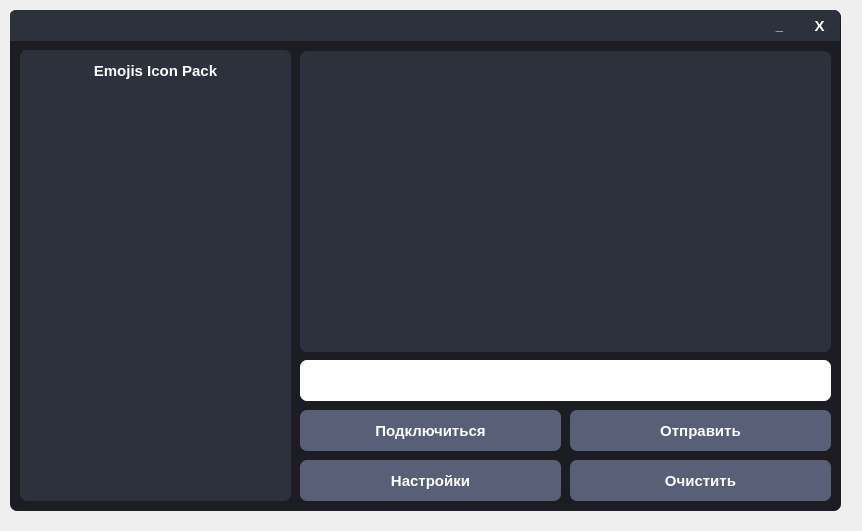
<?xml version="1.0" encoding="UTF-8"?>
<ui version="4.0">
 <class>MainWindow</class>
 <widget class="QMainWindow" name="MainWindow">
  <property name="geometry">
   <rect>
    <x>0</x>
    <y>0</y>
    <width>862</width>
    <height>531</height>
   </rect>
  </property>
  <property name="windowTitle">
   <string>MainWindow</string>
  </property>
  <widget class="QWidget" name="centralwidget">
   <widget class="QFrame" name="frame">
    <property name="geometry">
     <rect>
      <x>10</x>
      <y>10</y>
      <width>831</width>
      <height>501</height>
     </rect>
    </property>
    <property name="styleSheet">
     <string notr="true">QFrame{
	border-radius: 7px;
	background-color: #1B1D23;
}</string>
    </property>
    <property name="frameShape">
     <enum>QFrame::StyledPanel</enum>
    </property>
    <property name="frameShadow">
     <enum>QFrame::Raised</enum>
    </property>
    <widget class="QLineEdit" name="lineEdit">
     <property name="geometry">
      <rect>
       <x>290</x>
       <y>350</y>
       <width>531</width>
       <height>41</height>
      </rect>
     </property>
     <property name="font">
      <font>
       <pointsize>11</pointsize>
       <weight>75</weight>
       <bold>true</bold>
      </font>
     </property>
     <property name="styleSheet">
      <string notr="true">QLineEdit{
	border-radius: 7px;
}</string>
     </property>
     <property name="text">
      <string/>
     </property>
     <property name="alignment">
      <set>Qt::AlignLeading|Qt::AlignLeft|Qt::AlignVCenter</set>
     </property>
     <property name="placeholderText">
      <string/>
     </property>
     <property name="clearButtonEnabled">
      <bool>true</bool>
     </property>
    </widget>
    <widget class="QPushButton" name="pushButton">
     <property name="geometry">
      <rect>
       <x>560</x>
       <y>400</y>
       <width>261</width>
       <height>41</height>
      </rect>
     </property>
     <property name="font">
      <font>
       <pointsize>11</pointsize>
       <weight>75</weight>
       <bold>true</bold>
      </font>
     </property>
     <property name="cursor">
      <cursorShape>PointingHandCursor</cursorShape>
     </property>
     <property name="styleSheet">
      <string notr="true">QPushButton{
	color: white;
	border-radius: 7px;
	background-color: #595F76;
}

QPushButton:hover{
	background-color: #50566E;
}

QPushButton:pressed{
	background-color: #434965;
}</string>
     </property>
     <property name="text">
      <string>Отправить</string>
     </property>
    </widget>
    <widget class="QPushButton" name="pushButton_2">
     <property name="geometry">
      <rect>
       <x>290</x>
       <y>400</y>
       <width>261</width>
       <height>41</height>
      </rect>
     </property>
     <property name="font">
      <font>
       <pointsize>11</pointsize>
       <weight>75</weight>
       <bold>true</bold>
      </font>
     </property>
     <property name="cursor">
      <cursorShape>PointingHandCursor</cursorShape>
     </property>
     <property name="styleSheet">
      <string notr="true">QPushButton{
	color: white;
	border-radius: 7px;
	background-color: #595F76;
}

QPushButton:hover{
	background-color: #50566E;
}

QPushButton:pressed{
	background-color: #434965;
}</string>
     </property>
     <property name="text">
      <string>Подключиться</string>
     </property>
    </widget>
    <widget class="QPushButton" name="pushButton_4">
     <property name="geometry">
      <rect>
       <x>560</x>
       <y>450</y>
       <width>261</width>
       <height>41</height>
      </rect>
     </property>
     <property name="font">
      <font>
       <pointsize>11</pointsize>
       <weight>75</weight>
       <bold>true</bold>
      </font>
     </property>
     <property name="cursor">
      <cursorShape>PointingHandCursor</cursorShape>
     </property>
     <property name="styleSheet">
      <string notr="true">QPushButton{
	color: white;
	border-radius: 7px;
	background-color: #595F76;
}

QPushButton:hover{
	background-color: #50566E;
}

QPushButton:pressed{
	background-color: #434965;
}</string>
     </property>
     <property name="text">
      <string>Очистить</string>
     </property>
    </widget>
    <widget class="QFrame" name="frame_3">
     <property name="geometry">
      <rect>
       <x>-1</x>
       <y>0</y>
       <width>831</width>
       <height>31</height>
      </rect>
     </property>
     <property name="styleSheet">
      <string notr="true">QFrame{
	border-bottom-left-radius: 0px;
	border-bottom-right-radius: 0px;
	background-color: #2C313C;
}</string>
     </property>
     <property name="frameShape">
      <enum>QFrame::StyledPanel</enum>
     </property>
     <property name="frameShadow">
      <enum>QFrame::Raised</enum>
     </property>
     <widget class="QPushButton" name="pushButton_3">
      <property name="geometry">
       <rect>
        <x>790</x>
        <y>0</y>
        <width>41</width>
        <height>31</height>
       </rect>
      </property>
      <property name="font">
       <font>
        <pointsize>11</pointsize>
        <weight>75</weight>
        <bold>true</bold>
       </font>
      </property>
      <property name="cursor">
       <cursorShape>PointingHandCursor</cursorShape>
      </property>
      <property name="styleSheet">
       <string notr="true">QPushButton{
	color: white;
	border: none;
	border-top-right-radius: 7px;
	background-color: #2C313C;
}

QPushButton:hover{
	background-color: #45494D;
}

QPushButton:pressed{
	color: #EA2F4E;
}</string>
      </property>
      <property name="text">
       <string>X</string>
      </property>
     </widget>
     <widget class="QPushButton" name="pushButton_5">
      <property name="geometry">
       <rect>
        <x>750</x>
        <y>0</y>
        <width>41</width>
        <height>31</height>
       </rect>
      </property>
      <property name="font">
       <font>
        <pointsize>10</pointsize>
        <weight>75</weight>
        <bold>true</bold>
       </font>
      </property>
      <property name="cursor">
       <cursorShape>PointingHandCursor</cursorShape>
      </property>
      <property name="styleSheet">
       <string notr="true">QPushButton{
	color: white;
	border: none;
	border-top-right-radius: 7px;
	background-color: #2C313C;
}

QPushButton:hover{
	background-color: #45494D;
}

QPushButton:pressed{
	color: #EA2F4E;
}</string>
      </property>
      <property name="text">
       <string>_</string>
      </property>
      <property name="default">
       <bool>false</bool>
      </property>
     </widget>
    </widget>
    <widget class="QFrame" name="frame_4">
     <property name="geometry">
      <rect>
       <x>10</x>
       <y>40</y>
       <width>271</width>
       <height>451</height>
      </rect>
     </property>
     <property name="styleSheet">
      <string notr="true">QFrame{
	color: white;
	border-radius: 7px;
	background-color: #2C313C;
}</string>
     </property>
     <property name="frameShape">
      <enum>QFrame::StyledPanel</enum>
     </property>
     <property name="frameShadow">
      <enum>QFrame::Raised</enum>
     </property>
     <widget class="QPushButton" name="pushButton_6">
      <property name="geometry">
       <rect>
        <x>10</x>
        <y>130</y>
        <width>71</width>
        <height>71</height>
       </rect>
      </property>
      <property name="cursor">
       <cursorShape>PointingHandCursor</cursorShape>
      </property>
      <property name="styleSheet">
       <string notr="true">QPushButton{
	border: none;
}</string>
      </property>
      <property name="text">
       <string/>
      </property>
      <property name="icon">
       <iconset>
        <normaloff>icons/smile4.png</normaloff>icons/smile4.png</iconset>
      </property>
      <property name="iconSize">
       <size>
        <width>64</width>
        <height>64</height>
       </size>
      </property>
     </widget>
     <widget class="QPushButton" name="pushButton_8">
      <property name="geometry">
       <rect>
        <x>100</x>
        <y>130</y>
        <width>71</width>
        <height>71</height>
       </rect>
      </property>
      <property name="cursor">
       <cursorShape>PointingHandCursor</cursorShape>
      </property>
      <property name="styleSheet">
       <string notr="true">QPushButton{
	border: none;
}</string>
      </property>
      <property name="text">
       <string/>
      </property>
      <property name="icon">
       <iconset>
        <normaloff>icons/smile5.png</normaloff>icons/smile5.png</iconset>
      </property>
      <property name="iconSize">
       <size>
        <width>64</width>
        <height>64</height>
       </size>
      </property>
     </widget>
     <widget class="QPushButton" name="pushButton_9">
      <property name="geometry">
       <rect>
        <x>190</x>
        <y>130</y>
        <width>71</width>
        <height>71</height>
       </rect>
      </property>
      <property name="cursor">
       <cursorShape>PointingHandCursor</cursorShape>
      </property>
      <property name="styleSheet">
       <string notr="true">QPushButton{
	border: none;
}</string>
      </property>
      <property name="text">
       <string/>
      </property>
      <property name="icon">
       <iconset>
        <normaloff>icons/smile6.png</normaloff>icons/smile6.png</iconset>
      </property>
      <property name="iconSize">
       <size>
        <width>64</width>
        <height>64</height>
       </size>
      </property>
     </widget>
     <widget class="QPushButton" name="pushButton_10">
      <property name="geometry">
       <rect>
        <x>10</x>
        <y>50</y>
        <width>71</width>
        <height>71</height>
       </rect>
      </property>
      <property name="cursor">
       <cursorShape>PointingHandCursor</cursorShape>
      </property>
      <property name="styleSheet">
       <string notr="true">QPushButton{
	border: none;
}</string>
      </property>
      <property name="text">
       <string/>
      </property>
      <property name="icon">
       <iconset>
        <normaloff>icons/smile1.png</normaloff>icons/smile1.png</iconset>
      </property>
      <property name="iconSize">
       <size>
        <width>64</width>
        <height>64</height>
       </size>
      </property>
     </widget>
     <widget class="QPushButton" name="pushButton_11">
      <property name="geometry">
       <rect>
        <x>100</x>
        <y>50</y>
        <width>71</width>
        <height>71</height>
       </rect>
      </property>
      <property name="cursor">
       <cursorShape>PointingHandCursor</cursorShape>
      </property>
      <property name="styleSheet">
       <string notr="true">QPushButton{
	border: none;
}</string>
      </property>
      <property name="text">
       <string/>
      </property>
      <property name="icon">
       <iconset>
        <normaloff>icons/smile2.png</normaloff>icons/smile2.png</iconset>
      </property>
      <property name="iconSize">
       <size>
        <width>64</width>
        <height>64</height>
       </size>
      </property>
     </widget>
     <widget class="QPushButton" name="pushButton_12">
      <property name="geometry">
       <rect>
        <x>190</x>
        <y>50</y>
        <width>71</width>
        <height>71</height>
       </rect>
      </property>
      <property name="cursor">
       <cursorShape>PointingHandCursor</cursorShape>
      </property>
      <property name="styleSheet">
       <string notr="true">QPushButton{
	border: none;
}</string>
      </property>
      <property name="text">
       <string/>
      </property>
      <property name="icon">
       <iconset>
        <normaloff>icons/smile3.png</normaloff>icons/smile3.png</iconset>
      </property>
      <property name="iconSize">
       <size>
        <width>64</width>
        <height>64</height>
       </size>
      </property>
     </widget>
     <widget class="QPushButton" name="pushButton_13">
      <property name="geometry">
       <rect>
        <x>10</x>
        <y>210</y>
        <width>71</width>
        <height>71</height>
       </rect>
      </property>
      <property name="cursor">
       <cursorShape>PointingHandCursor</cursorShape>
      </property>
      <property name="styleSheet">
       <string notr="true">QPushButton{
	border: none;
}</string>
      </property>
      <property name="text">
       <string/>
      </property>
      <property name="icon">
       <iconset>
        <normaloff>icons/smile7.png</normaloff>icons/smile7.png</iconset>
      </property>
      <property name="iconSize">
       <size>
        <width>64</width>
        <height>64</height>
       </size>
      </property>
     </widget>
     <widget class="QPushButton" name="pushButton_14">
      <property name="geometry">
       <rect>
        <x>10</x>
        <y>290</y>
        <width>71</width>
        <height>71</height>
       </rect>
      </property>
      <property name="cursor">
       <cursorShape>PointingHandCursor</cursorShape>
      </property>
      <property name="styleSheet">
       <string notr="true">QPushButton{
	border: none;
}</string>
      </property>
      <property name="text">
       <string/>
      </property>
      <property name="icon">
       <iconset>
        <normaloff>icons/smile10.png</normaloff>icons/smile10.png</iconset>
      </property>
      <property name="iconSize">
       <size>
        <width>64</width>
        <height>64</height>
       </size>
      </property>
     </widget>
     <widget class="QPushButton" name="pushButton_15">
      <property name="geometry">
       <rect>
        <x>100</x>
        <y>290</y>
        <width>71</width>
        <height>71</height>
       </rect>
      </property>
      <property name="cursor">
       <cursorShape>PointingHandCursor</cursorShape>
      </property>
      <property name="styleSheet">
       <string notr="true">QPushButton{
	border: none;
}</string>
      </property>
      <property name="text">
       <string/>
      </property>
      <property name="icon">
       <iconset>
        <normaloff>icons/smile11.png</normaloff>icons/smile11.png</iconset>
      </property>
      <property name="iconSize">
       <size>
        <width>64</width>
        <height>64</height>
       </size>
      </property>
     </widget>
     <widget class="QPushButton" name="pushButton_16">
      <property name="geometry">
       <rect>
        <x>190</x>
        <y>210</y>
        <width>71</width>
        <height>71</height>
       </rect>
      </property>
      <property name="cursor">
       <cursorShape>PointingHandCursor</cursorShape>
      </property>
      <property name="styleSheet">
       <string notr="true">QPushButton{
	border: none;
}</string>
      </property>
      <property name="text">
       <string/>
      </property>
      <property name="icon">
       <iconset>
        <normaloff>icons/smile9.png</normaloff>icons/smile9.png</iconset>
      </property>
      <property name="iconSize">
       <size>
        <width>64</width>
        <height>64</height>
       </size>
      </property>
     </widget>
     <widget class="QPushButton" name="pushButton_17">
      <property name="geometry">
       <rect>
        <x>100</x>
        <y>210</y>
        <width>71</width>
        <height>71</height>
       </rect>
      </property>
      <property name="cursor">
       <cursorShape>PointingHandCursor</cursorShape>
      </property>
      <property name="styleSheet">
       <string notr="true">QPushButton{
	border: none;
}</string>
      </property>
      <property name="text">
       <string/>
      </property>
      <property name="icon">
       <iconset>
        <normaloff>icons/smile8.png</normaloff>icons/smile8.png</iconset>
      </property>
      <property name="iconSize">
       <size>
        <width>64</width>
        <height>64</height>
       </size>
      </property>
     </widget>
     <widget class="QPushButton" name="pushButton_18">
      <property name="geometry">
       <rect>
        <x>190</x>
        <y>290</y>
        <width>71</width>
        <height>71</height>
       </rect>
      </property>
      <property name="cursor">
       <cursorShape>PointingHandCursor</cursorShape>
      </property>
      <property name="styleSheet">
       <string notr="true">QPushButton{
	border: none;
}</string>
      </property>
      <property name="text">
       <string/>
      </property>
      <property name="icon">
       <iconset>
        <normaloff>icons/smile12.png</normaloff>icons/smile12.png</iconset>
      </property>
      <property name="iconSize">
       <size>
        <width>64</width>
        <height>64</height>
       </size>
      </property>
     </widget>
     <widget class="QPushButton" name="pushButton_21">
      <property name="geometry">
       <rect>
        <x>10</x>
        <y>370</y>
        <width>71</width>
        <height>71</height>
       </rect>
      </property>
      <property name="cursor">
       <cursorShape>PointingHandCursor</cursorShape>
      </property>
      <property name="styleSheet">
       <string notr="true">QPushButton{
	border: none;
}</string>
      </property>
      <property name="text">
       <string/>
      </property>
      <property name="icon">
       <iconset>
        <normaloff>icons/smile13.png</normaloff>icons/smile13.png</iconset>
      </property>
      <property name="iconSize">
       <size>
        <width>64</width>
        <height>64</height>
       </size>
      </property>
     </widget>
     <widget class="QPushButton" name="pushButton_22">
      <property name="geometry">
       <rect>
        <x>100</x>
        <y>370</y>
        <width>71</width>
        <height>71</height>
       </rect>
      </property>
      <property name="cursor">
       <cursorShape>PointingHandCursor</cursorShape>
      </property>
      <property name="styleSheet">
       <string notr="true">QPushButton{
	border: none;
}</string>
      </property>
      <property name="text">
       <string/>
      </property>
      <property name="icon">
       <iconset>
        <normaloff>icons/smile14.png</normaloff>icons/smile14.png</iconset>
      </property>
      <property name="iconSize">
       <size>
        <width>64</width>
        <height>64</height>
       </size>
      </property>
     </widget>
     <widget class="QPushButton" name="pushButton_24">
      <property name="geometry">
       <rect>
        <x>190</x>
        <y>370</y>
        <width>71</width>
        <height>71</height>
       </rect>
      </property>
      <property name="cursor">
       <cursorShape>PointingHandCursor</cursorShape>
      </property>
      <property name="styleSheet">
       <string notr="true">QPushButton{
	border: none;
}</string>
      </property>
      <property name="text">
       <string/>
      </property>
      <property name="icon">
       <iconset>
        <normaloff>icons/smile15.png</normaloff>icons/smile15.png</iconset>
      </property>
      <property name="iconSize">
       <size>
        <width>64</width>
        <height>64</height>
       </size>
      </property>
     </widget>
     <widget class="QLabel" name="label">
      <property name="geometry">
       <rect>
        <x>0</x>
        <y>0</y>
        <width>271</width>
        <height>41</height>
       </rect>
      </property>
      <property name="font">
       <font>
        <pointsize>11</pointsize>
        <weight>75</weight>
        <bold>true</bold>
       </font>
      </property>
      <property name="text">
       <string>Emojis Icon Pack</string>
      </property>
      <property name="alignment">
       <set>Qt::AlignCenter</set>
      </property>
     </widget>
    </widget>
    <widget class="QPushButton" name="pushButton_7">
     <property name="geometry">
      <rect>
       <x>290</x>
       <y>450</y>
       <width>261</width>
       <height>41</height>
      </rect>
     </property>
     <property name="font">
      <font>
       <pointsize>11</pointsize>
       <weight>75</weight>
       <bold>true</bold>
      </font>
     </property>
     <property name="cursor">
      <cursorShape>PointingHandCursor</cursorShape>
     </property>
     <property name="styleSheet">
      <string notr="true">QPushButton{
	color: white;
	border-radius: 7px;
	background-color: #595F76;
}

QPushButton:hover{
	background-color: #50566E;
}

QPushButton:pressed{
	background-color: #434965;
}</string>
     </property>
     <property name="text">
      <string>Настройки</string>
     </property>
    </widget>
    <widget class="QListWidget" name="listWidget">
     <property name="geometry">
      <rect>
       <x>290</x>
       <y>41</y>
       <width>531</width>
       <height>301</height>
      </rect>
     </property>
     <property name="font">
      <font>
       <pointsize>11</pointsize>
       <weight>75</weight>
       <bold>true</bold>
      </font>
     </property>
     <property name="tabletTracking">
      <bool>false</bool>
     </property>
     <property name="autoFillBackground">
      <bool>false</bool>
     </property>
     <property name="styleSheet">
      <string notr="true">color: white;
border-radius: 7px;
background-color: #2C313C;
</string>
     </property>
     <property name="frameShape">
      <enum>QFrame::StyledPanel</enum>
     </property>
     <property name="frameShadow">
      <enum>QFrame::Sunken</enum>
     </property>
     <property name="lineWidth">
      <number>1</number>
     </property>
     <property name="verticalScrollBarPolicy">
      <enum>Qt::ScrollBarAsNeeded</enum>
     </property>
     <property name="horizontalScrollBarPolicy">
      <enum>Qt::ScrollBarAsNeeded</enum>
     </property>
     <property name="sizeAdjustPolicy">
      <enum>QAbstractScrollArea::AdjustIgnored</enum>
     </property>
     <property name="autoScroll">
      <bool>true</bool>
     </property>
     <property name="tabKeyNavigation">
      <bool>false</bool>
     </property>
     <property name="showDropIndicator" stdset="0">
      <bool>true</bool>
     </property>
     <property name="dragDropOverwriteMode">
      <bool>false</bool>
     </property>
     <property name="alternatingRowColors">
      <bool>false</bool>
     </property>
     <property name="verticalScrollMode">
      <enum>QAbstractItemView::ScrollPerItem</enum>
     </property>
     <property name="horizontalScrollMode">
      <enum>QAbstractItemView::ScrollPerItem</enum>
     </property>
     <property name="movement">
      <enum>QListView::Static</enum>
     </property>
     <property name="flow">
      <enum>QListView::TopToBottom</enum>
     </property>
     <property name="isWrapping" stdset="0">
      <bool>false</bool>
     </property>
     <property name="resizeMode">
      <enum>QListView::Fixed</enum>
     </property>
     <property name="layoutMode">
      <enum>QListView::SinglePass</enum>
     </property>
     <property name="viewMode">
      <enum>QListView::ListMode</enum>
     </property>
     <property name="uniformItemSizes">
      <bool>false</bool>
     </property>
     <property name="wordWrap">
      <bool>false</bool>
     </property>
     <property name="selectionRectVisible">
      <bool>false</bool>
     </property>
     <property name="sortingEnabled">
      <bool>false</bool>
     </property>
    </widget>
   </widget>
  </widget>
 </widget>
 <resources/>
 <connections/>
</ui>
